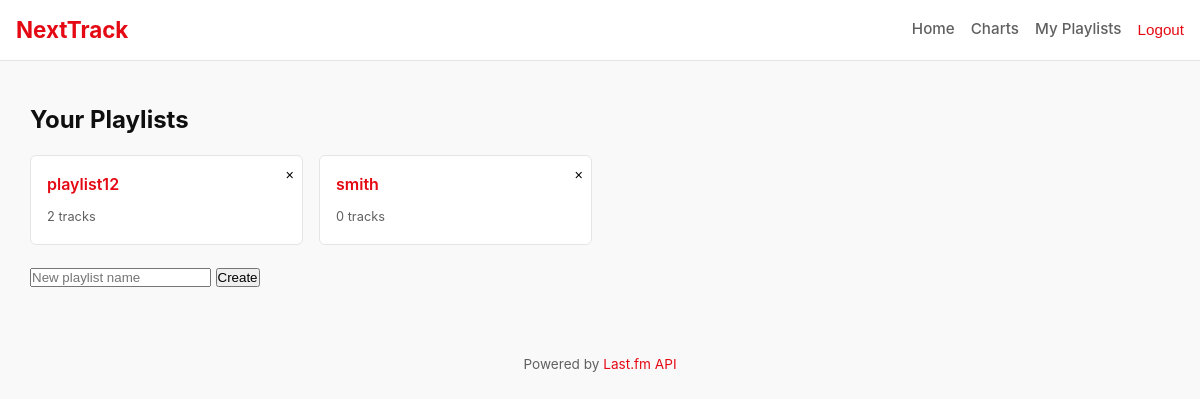
Page /playlists/ (signed in) on the committed database.
### music/models.py (models this page shows, shortened)
class Playlist(models.Model):
    owner = models.ForeignKey(User, on_delete=models.CASCADE, related_name="playlists")
    name = models.CharField(max_length=120)
    created_at = models.DateTimeField(auto_now_add=True)
    class Meta:
        unique_together = ("owner", "name")

### music/views.py (the view)
# urls.py: path("playlists/", views.playlist_list, name="playlist_list"),
@login_required
def playlist_list(request):
    if request.method == "POST":
        delete_id = request.POST.get("delete_id")
        if delete_id:
            get_object_or_404(Playlist, pk=delete_id, owner=request.user).delete()
    playlists = request.user.playlists.all()
    return render(request, "playlist_list.html", {"playlists": playlists})

### templates/playlist_list.html (shortened to what this page needs)
{% extends "base.html" %}
{% block content %}
<h2>Your Playlists</h2>
<div class="grid">
{% for pl in playlists %}
  <div class="card" style="position:relative">
    <a href="{% url 'playlist_detail' pl.pk %}" style="font-weight:600">{{ pl.name }}</a>
    <span style="font-size:0.8rem;color:var(--muted)">
      {{ pl.items.count }} track{{ pl.items.count|pluralize }}
    </span>
    <form method="post" style="position:absolute;top:6px;right:8px">
      <button title="Delete" style="border:none;background:none;font-size:0.9rem">×</button>
    </form>
  </div>
{% empty %}
  <p>No playlists yet.</p>
{% endfor %}
</div>
<form action="{% url 'playlist_create' %}" method="post" style="margin-top:1.2rem">
  <input name="name" placeholder="New playlist name" required>
  <button>Create</button>
</form>
{% endblock %}

### music/static/style.css (style rules this page uses)
:root { --primary:#e50914; --bg:#f9f9f9; --text:#0f0f0f; --muted:#606060; --card:#ffffff; --border:#e5e5e5; --max-w:1200px; }
* { box-sizing:border-box;margin:0;padding:0 }
html { scroll-behavior:smooth }
body { font-family:-apple-system,BlinkMacSystemFont,"Segoe UI",Roboto,sans-serif; background:var(--bg);color:var(--text);line-height:1.6; }
a { color:var(--primary);text-decoration:none }
.grid { display:grid; grid-template-columns:repeat(auto-fill,minmax(230px,1fr)); gap:1rem }
.card { background:var(--card);border:1px solid var(--border);border-radius:6px; padding:1rem;display:flex;flex-direction:column;gap:.6rem }
h2 { margin-block:1.5rem 1rem }

### rows in the picture
Playlist: name "playlist12", items.count "2"
Playlist: name "smith", items.count "0"
